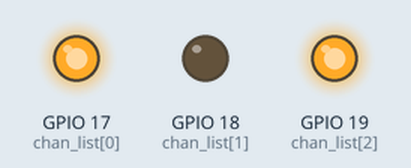
This program was run on a simulated Raspberry Pi (BCM pin numbers). Shown: output pins drawn as LEDs (lit = HIGH). At 0.0 s the program stops and its outputs stay as they are.

Above: at 0.1 s.
Timing chart, 0 to 1.5 s (numbered marks = the images above):
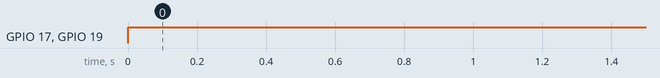

Measured:
- by itself, GPIO 17 (chan_list[0]), GPIO 19 (chan_list[2]): LOW → HIGH at 0.00 s

The program:

gpiotest.py
```python
import RPi.GPIO as GPIO


GPIO.setmode(GPIO.BCM)
GPIO.getmode()

# GPIO.setup(17,GPIO.OUT)
# GPIO.setup(18,GPIO.IN)
# GPIO.setup(19,GPIO.OUT)

chan_list = [17,18,19]

GPIO.setup(chan_list,GPIO.OUT)
# GPIO.list_co()
GPIO.output(17,1)
GPIO.output(19,GPIO.HIGH)
```
